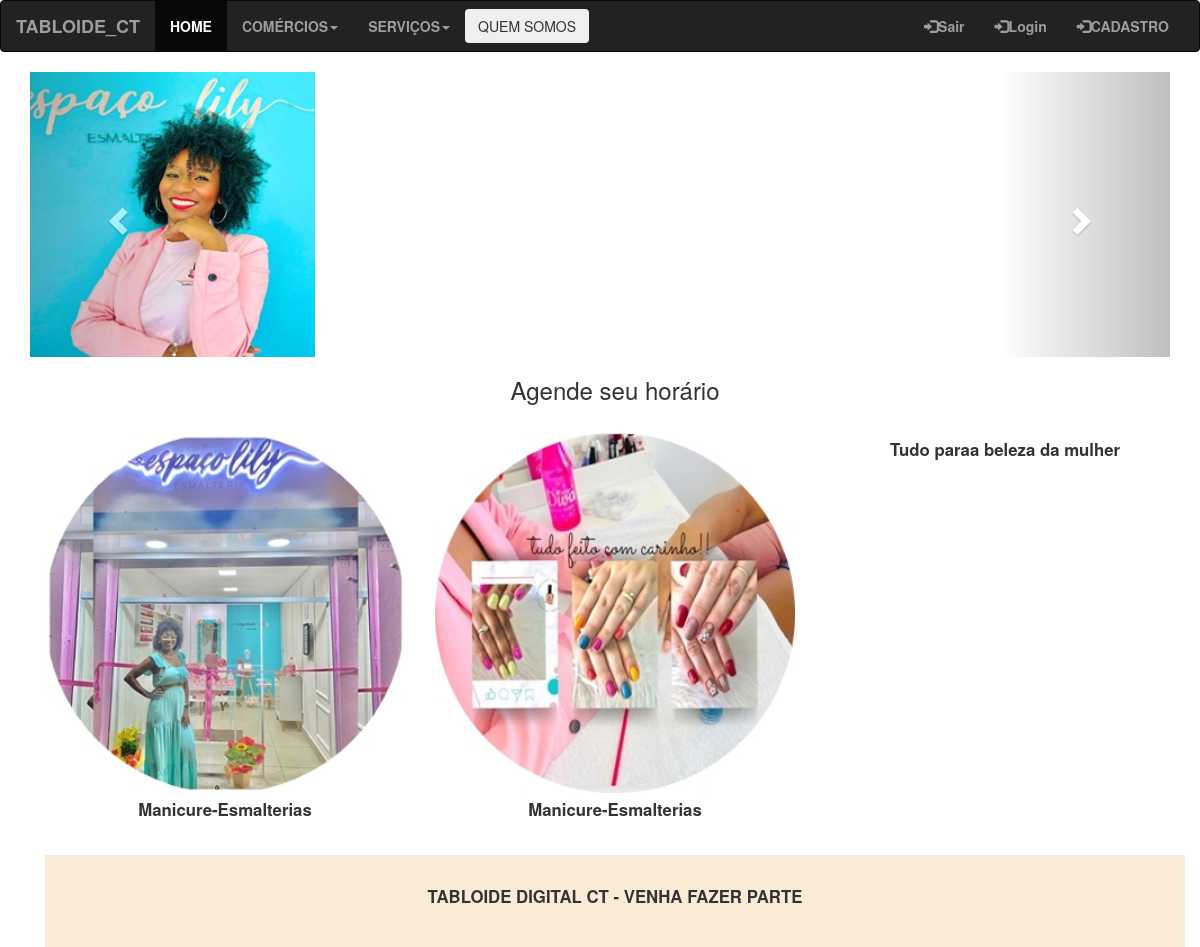
The page /servicos/5 on the database its author committed.
### website/models.py (models this page shows, shortened)
class Estabelecimentos(db.Model, UserMixin):
    id = db.Column(db.Integer, primary_key=True)
    nome = db.Column(db.String(150))
    endereco = db.Column(db.String(150))
    telefone = db.Column(db.String)
    hora_func = db.Column(db.String)
    descricao = db.Column(db.Text)
    foto = db.Column(db.Text)
    fotob = db.Column(db.Text)
    fotoc = db.Column(db.Text)
    fotod = db.Column(db.Text)
    user_fk = db.Column(db.Integer, db.ForeignKey("user.id"))
    servicos = db.relationship('Comercios_item')
    comercios_item = db.relationship('Servicos')

class Servicos(db.Model, UserMixin):
    id = db.Column(db.Integer, primary_key=True)
    tipo = db.Column(db.String)
    descricao = db.Column(db.String(150))
    valor = db.Column(db.String(150))
    horario_func = db.Column(db.String(150))
    foto = db.Column(db.Text)
    fotob = db.Column(db.Text)
    fotoc = db.Column(db.Text)
    fotod = db.Column(db.Text)
    date = db.Column(db.DateTime(timezone=True), default=func.now())
    estab_fk = db.Column(db.Integer, db.ForeignKey('estabelecimentos.id'))

### website/home.py (the view)
@ind.route('/servicos/<id>', methods=['GET', 'POST'])
def servicos(id):
    dono = Estabelecimentos.query.get(id)
    estab = db.session.query(Servicos).filter(Servicos.estab_fk==id)
    serv = 0
    for result in estab:
        serv = result
        if serv == 0:
            flash("Cadastre", category="error")
            return render_template("form_servico/<id>",  user=current_user)
    return render_template("beleza.html",dono=dono, serv=serv, user=current_user)

### website/templates/beleza.html (shortened to what this page needs)
{% extends "base.html" %} {% block title %}Mercado A{% endblock %}
{% block content %}
<div id="myCarousel" class="carousel slide" data-ride="carousel">
    <ol class="carousel-indicators">
      <li data-target="#myCarousel" data-slide-to="0" class="active"></li>
      <li data-target="#myCarousel" data-slide-to="1"></li>
    </ol>
    <div class="carousel-inner" role="listbox">
      <div class="item active">
        <img src="../static/uploads/logos/{{ dono.fotob }}" alt="Foto">
        <div class="carousel-caption">
        </div>
      </div>
    </div>
    <a class="left carousel-control" href="#myCarousel" role="button" data-slide="prev">
      <span class="glyphicon glyphicon-chevron-left" aria-hidden="true"></span>
    </a>
    <a class="right carousel-control" href="#myCarousel" role="button" data-slide="next">
      <span class="glyphicon glyphicon-chevron-right" aria-hidden="true"></span>
    </a>
</div>
<div class="container text-center">
  <h3>{{ serv.descricao }}</h3><br>
  <div class="row">
    <div class="col-sm-4">
      <img src="../static/uploads/servicos/{{ serv.foto }}" class="img-responsive" style="width:100%" alt="Image">
      <p>{{ serv.tipo }}</p>
    </div>
    <div class="col-sm-4">
      <img src="../static/uploads/servicos/{{ serv.fotob }}" class="img-responsive" style="width:100%" alt="image">
      <p>{{ serv.tipo }}</p>
    </div>
    <div class="col-sm-4">
      <p>{{ dono.descricao }}</p>
    </div>
</div><br>
{% endblock %}

### website/static/css/mystyle.css (style rules this page uses)
.carousel-inner img { width: 25%; min-height: 200px; }
p { font-size: 1.2em; line-height: 32px; }

### rows shown on the page
Estabelecimentos: fotob (picture), descricao "Tudo paraa beleza da mulher"
Servicos: descricao "Agende seu horário", foto (picture), tipo "Manicure-Esmalterias", fotob (picture)
